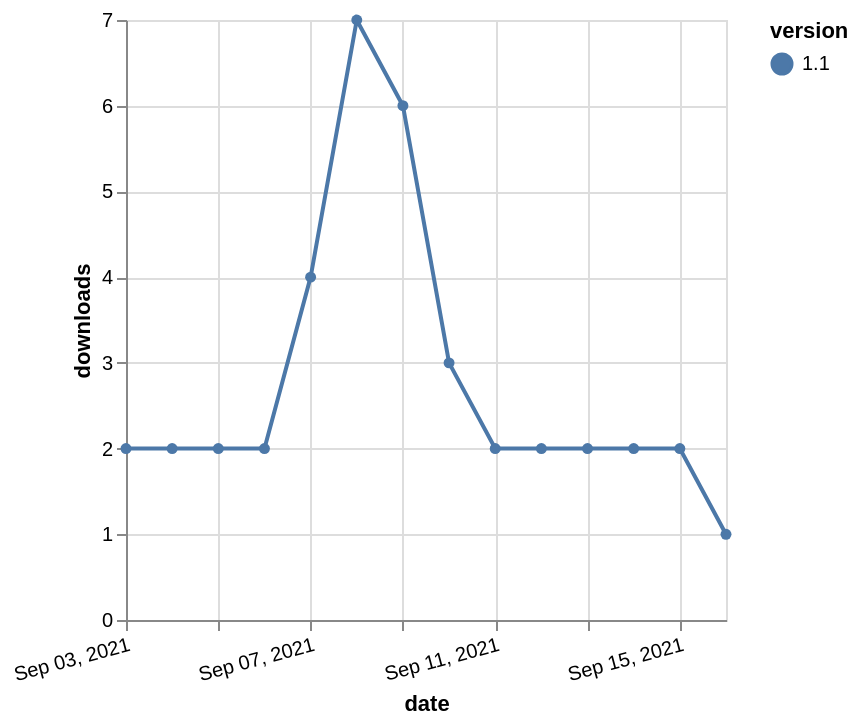

Describe this chart as a Vega-Lite specification.
### Vega-Lite specification from a JSON file in a GitHub repository (floating-point values rounded to 4 significant figures)
{"$schema": "https://vega.github.io/schema/vega-lite/v5.json", "description": "A simple bar chart with embedded data.", "data": {"values": [{"date": "2021-09-03", "total": 4758, "delta": 2, "version": "1.1"}, {"date": "2021-09-04", "total": 4760, "delta": 2, "version": "1.1"}, {"date": "2021-09-05", "total": 4762, "delta": 2, "version": "1.1"}, {"date": "2021-09-06", "total": 4764, "delta": 2, "version": "1.1"}, {"date": "2021-09-07", "total": 4768, "delta": 4, "version": "1.1"}, {"date": "2021-09-08", "total": 4775, "delta": 7, "version": "1.1"}, {"date": "2021-09-09", "total": 4781, "delta": 6, "version": "1.1"}, {"date": "2021-09-10", "total": 4784, "delta": 3, "version": "1.1"}, {"date": "2021-09-11", "total": 4786, "delta": 2, "version": "1.1"}, {"date": "2021-09-12", "total": 4788, "delta": 2, "version": "1.1"}, {"date": "2021-09-13", "total": 4790, "delta": 2, "version": "1.1"}, {"date": "2021-09-14", "total": 4792, "delta": 2, "version": "1.1"}, {"date": "2021-09-15", "total": 4794, "delta": 2, "version": "1.1"}, {"date": "2021-09-16", "total": 4795, "delta": 1, "version": "1.1"}]}, "width": "container", "mark": {"type": "line", "point": {"filled": true}}, "encoding": {"x": {"field": "date", "type": "temporal", "timeUnit": "yearmonthdate", "title": "date", "axis": {"labelAngle": -15}}, "y": {"field": "delta", "type": "quantitative", "title": "downloads"}, "color": {"field": "version", "type": "nominal"}, "tooltip": {"field": "delta"}}}
